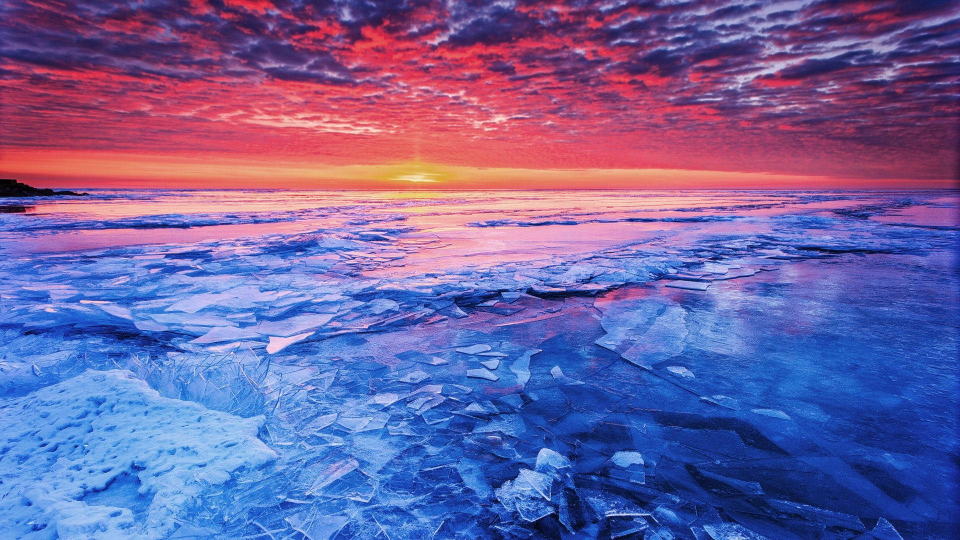
#> input picture Image Proccessing/example.jpg, 1920 x 1080 px (shown at 1/2 size)
$ python main.py
#> lines starting #> are read from the running program, lines starting #| are printed output that depends on the picture
from PIL import Image, ImageFilter, ImageEnhance
import os

def load_image(file_path):
    """Load an image from file"""
#> called with file_path = 'example.jpg'
    return Image.open(file_path)
#> returned value is the input picture: PIL image 1920x1080 RGB; mean R, G, B 112.8, 98.6, 160.5

def resize_image(image, width, height):
    """Resize image to specified dimensions"""
#> called with width = 300, height = 200
    return image.resize((width, height))
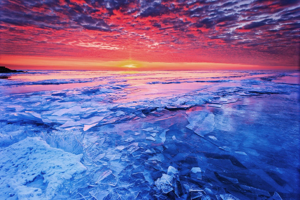
#> returned value: PIL image 300x200 RGB; mean R, G, B 112.8, 98.6, 160.5

def rotate_image(image, degrees):
    """Rotate image by specified degrees"""
#> called with degrees = 45
    return image.rotate(degrees)
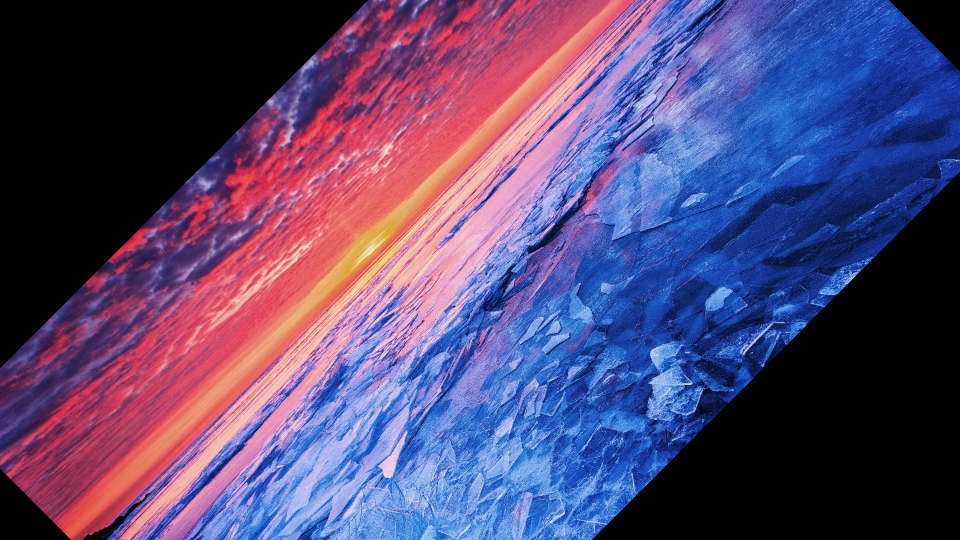
#> returned value: PIL image 1920x1080 RGB (shown at 1/2 size); mean R, G, B 86.6, 70.8, 114.2

def apply_filter(image, filter_type):
    """Apply different image filters"""
#> called with filter_type = 'blur'
    filters = {
        'blur': ImageFilter.BLUR,
        'contour': ImageFilter.CONTOUR,
        'detail': ImageFilter.DETAIL,
        'edge_enhance': ImageFilter.EDGE_ENHANCE,
        'sharpen': ImageFilter.SHARPEN
    }
    return image.filter(filters.get(filter_type, ImageFilter.BLUR))

def adjust_brightness(image, factor):
    """Adjust image brightness"""
#> called with factor = 1.5
    enhancer = ImageEnhance.Brightness(image)
    return enhancer.enhance(factor)
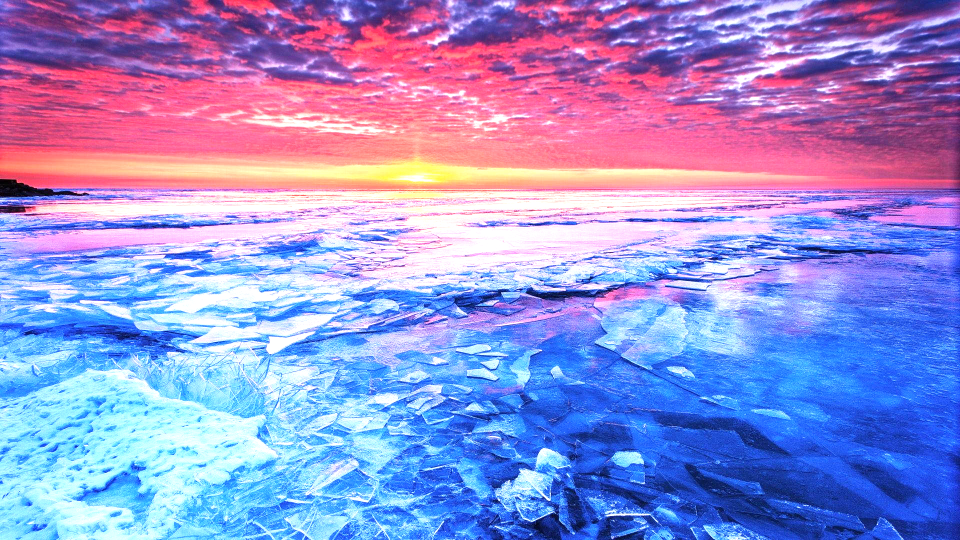
#> returned value: PIL image 1920x1080 RGB (shown at 1/2 size); mean R, G, B 151.8, 145.3, 211.6

def adjust_contrast(image, factor):
    """Adjust image contrast"""
    enhancer = ImageEnhance.Contrast(image)
    return enhancer.enhance(factor)

def convert_to_grayscale(image):
    """Convert image to grayscale"""
    return image.convert('L')
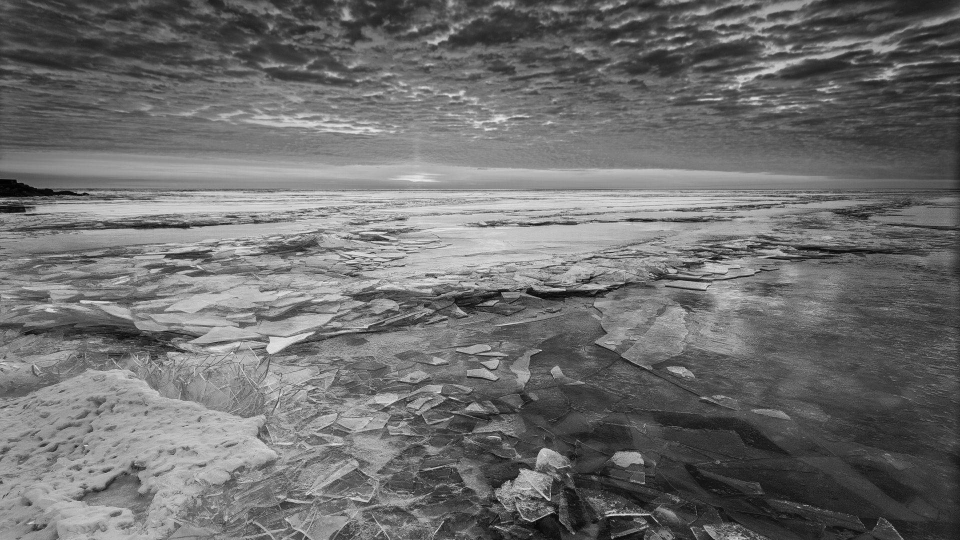
#> returned value: PIL image 1920x1080 L (shown at 1/2 size); min 0, max 249, mean 109.9

def crop_image(image, box):
    """Crop image using a tuple (left, upper, right, lower)"""
#> called with box = (100, 100, 400, 400)
    return image.crop(box)
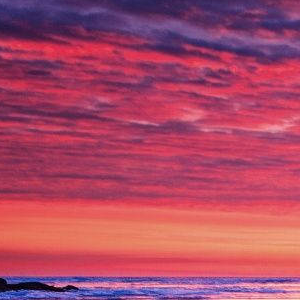
#> returned value: PIL image 300x300 RGB; mean R, G, B 171.3, 71.3, 101.4

def main():
    # Example usage
    try:
        # Load an image
        image_path = 'example.jpg'  # Replace with your image path
        original_image = load_image(image_path)

        # Create output directory if it doesn't exist
        os.makedirs('output', exist_ok=True)

        # Resize image
        resized = resize_image(original_image, 300, 200)
        resized.save('output/resized_image.jpg')

        # Rotate image
        rotated = rotate_image(original_image, 45)
        rotated.save('output/rotated_image.jpg')

        # Apply blur filter
        blurred = apply_filter(original_image, 'blur')
        blurred.save('output/blurred_image.jpg')

        # Adjust brightness
        brightened = adjust_brightness(original_image, 1.5)
        brightened.save('output/brightened_image.jpg')

        # Convert to grayscale
        grayscale = convert_to_grayscale(original_image)
        grayscale.save('output/grayscale_image.jpg')

        # Crop image
        cropped = crop_image(original_image, (100, 100, 400, 400))
        cropped.save('output/cropped_image.jpg')

        print("Image processing completed successfully!")

    except Exception as e:
        print(f"An error occurred: {e}")

if __name__ == "__main__":
    main()
